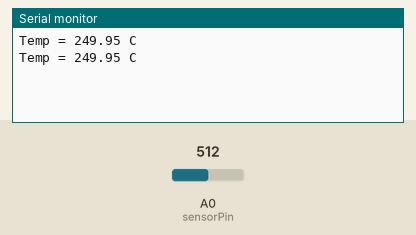
Recording of a sketch running on a simulated Arduino Uno, built with avr-gcc and run on an emulated ATmega328P. Parts: the last lines printed to the serial monitor. The test bench sets the inputs (shaded band); at power-on: A0 (sensorPin) = 512.

Above: at 1.8 s.
1.9 s: A0 (sensorPin) set to 716
At 2.8 s:
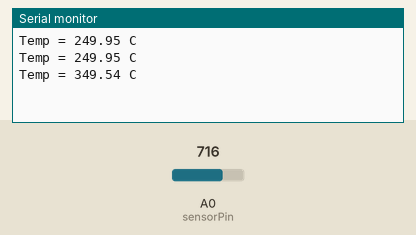
3.4 s: A0 (sensorPin) set to 900
At 4.6 s:
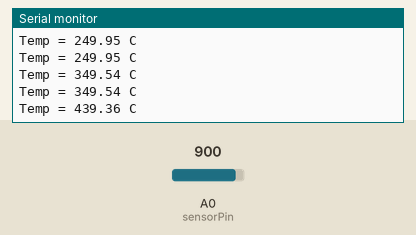
Timing chart, 0 to 6.4 s (numbered marks = the images above; inputs shaded):
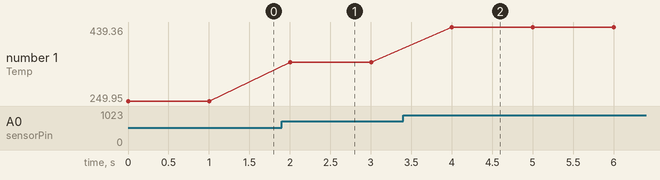

The sketch:

temperature.ino
```cpp
#define sensorPin A0
float temperature;
void setup() {
  Serial.begin(9600);
}

void loop() {
  int sensorValue=analogRead(sensorPin);
  temperature = sensorValue * 0.48818225;
  Serial.print("Temp = ");
  Serial.print(temperature);
   Serial.println(" C");

   delay(1000);

}
```

Measured:
- after the input at 1.9 s, the serial monitor: prints a new line after 0.10 s (image 1)
- after the input at 3.4 s, the serial monitor: prints a new line after 0.60 s (image 2)
- plotted number 1: 249.95 → 349.54 after the input at 1.9 s, 349.54 → 439.36 after the input at 3.4 s
